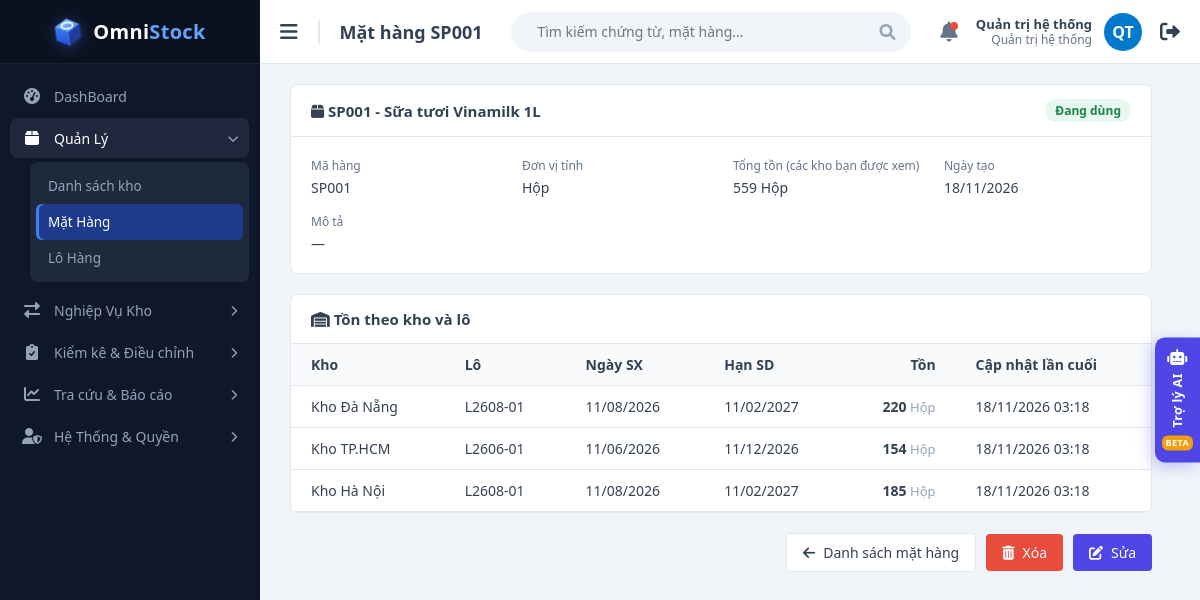
Screenshot of /views/item_detail.php?id=1 (signed in) with the database file from the repository.
### tables this page shows
CREATE TABLE items (
  id          INT UNSIGNED AUTO_INCREMENT PRIMARY KEY,
  sku         VARCHAR(30)  NOT NULL,                 
  name        VARCHAR(150) NOT NULL,
  unit        VARCHAR(20)  NOT NULL,                 
  description VARCHAR(255) NULL,
  is_active   TINYINT(1)   NOT NULL DEFAULT 1,
  created_at  DATETIME     NOT NULL DEFAULT CURRENT_TIMESTAMP,
   
  name_key    VARCHAR(150) AS (LOWER(name)) PERSISTENT,
  UNIQUE KEY uq_items_sku (sku),
  UNIQUE KEY uq_items_name (name_key)
);

CREATE TABLE users (
  id             INT UNSIGNED AUTO_INCREMENT PRIMARY KEY,
  username       VARCHAR(50)  NOT NULL,
  password_hash  VARCHAR(255) NOT NULL,              
  full_name      VARCHAR(100) NOT NULL,
  email          VARCHAR(100) NULL,
   
  role           ENUM('ADMIN','MANAGER','STAFF') NOT NULL DEFAULT 'STAFF',
  is_active      TINYINT(1)   NOT NULL DEFAULT 1,      
   
  must_change_password TINYINT(1) NOT NULL DEFAULT 0,
  last_login_at  DATETIME     NULL,
  created_at     DATETIME     NOT NULL DEFAULT CURRENT_TIMESTAMP,
  updated_at     DATETIME     NOT NULL DEFAULT CURRENT_TIMESTAMP ON UPDATE CURRENT_TIMESTAMP,
  UNIQUE KEY uq_users_username (username),
  UNIQUE KEY uq_users_email (email)
);

CREATE TABLE stocks (
  id            INT UNSIGNED AUTO_INCREMENT PRIMARY KEY,
  warehouse_id  INT UNSIGNED  NOT NULL,
  item_id       INT UNSIGNED  NOT NULL,
  batch_id      INT UNSIGNED  NOT NULL,
  quantity      DECIMAL(15,3) NOT NULL DEFAULT 0,    
   
   
  reserved      DECIMAL(15,3) NOT NULL DEFAULT 0,
  updated_at    DATETIME      NOT NULL DEFAULT CURRENT_TIMESTAMP ON UPDATE CURRENT_TIMESTAMP,
  UNIQUE KEY uq_stocks (warehouse_id, item_id, batch_id),    
  KEY idx_stocks_item (item_id),
  CONSTRAINT fk_stocks_wh    FOREIGN KEY (warehouse_id)      REFERENCES warehouses(id),
  CONSTRAINT fk_stocks_item  FOREIGN KEY (item_id)           REFERENCES items(id),
  CONSTRAINT fk_stocks_batch FOREIGN KEY (batch_id, item_id) REFERENCES batches(id, item_id),
  CONSTRAINT ck_stocks_non_negative CHECK (quantity >= 0),   
   
  CONSTRAINT ck_stocks_reserved CHECK (reserved >= 0 AND reserved <= quantity)
);

CREATE TABLE warehouses (
  id          INT UNSIGNED AUTO_INCREMENT PRIMARY KEY,
  code        VARCHAR(20)  NOT NULL,
  name        VARCHAR(100) NOT NULL,
  address     VARCHAR(255) NULL,
  is_active   TINYINT(1)   NOT NULL DEFAULT 1,
   
  is_transit  TINYINT(1)   NOT NULL DEFAULT 0,
  created_at  DATETIME     NOT NULL DEFAULT CURRENT_TIMESTAMP,
   
   
  name_key    VARCHAR(100) AS (LOWER(name)) PERSISTENT,
  UNIQUE KEY uq_warehouses_code (code),
  UNIQUE KEY uq_warehouses_name (name_key)
);

CREATE TABLE batches (
  id            INT UNSIGNED AUTO_INCREMENT PRIMARY KEY,
  item_id       INT UNSIGNED NOT NULL,
  batch_no      VARCHAR(50)  NOT NULL,               
  mfg_date      DATE NULL,                           
  expiry_date   DATE NULL,                           
  created_at    DATETIME     NOT NULL DEFAULT CURRENT_TIMESTAMP,
  UNIQUE KEY uq_batches_item_no (item_id, batch_no),
   
  UNIQUE KEY uq_batches_id_item (id, item_id),
  KEY idx_batches_expiry (expiry_date),
  CONSTRAINT fk_batches_item FOREIGN KEY (item_id) REFERENCES items(id),
  CONSTRAINT ck_batches_dates CHECK (mfg_date IS NULL OR expiry_date IS NULL OR expiry_date > mfg_date)
);

### views/item_detail.php (the view, shortened to what the rows shown need)
<?php
require_once __DIR__ . '/../functions/db_connection.php';
require_once __DIR__ . '/../functions/helpers.php';
require_once __DIR__ . '/../functions/auth.php';
require_once __DIR__ . '/../functions/item_functions.php';
$user   = requireLogin('../');
$itemId = (int) ($_GET['id'] ?? 0);
$item       = null;
$stock      = [];
try {
    $pdo   = getDbConnection();
    $item  = getItem($pdo, $itemId);
    if ($item === null) {
        http_response_code(404);
        $dbError = 'Không tìm thấy mặt hàng.';
    } else {
        $stock = getItemStock($pdo, $itemId, $user['warehouses']);
    }
} catch (PDOException $e) {
    $dbError = 'Không thể tải dữ liệu: ' . $e->getMessage();
}
$total     = array_sum(array_map(fn ($row) => (float) $row['quantity'], $stock));
$canManage = isManager($user);
$pageTitle  = $item ? 'Mặt hàng ' . $item['sku'] : 'Mặt hàng';
$basePath   = '../';
require __DIR__ . '/layout/header.php';
?>
            <?php if ($item): ?>
                <div class="panel">
                    <div class="panel-header">
                        <h3><i class="fas fa-box"></i> <?= e($item['sku'] . ' - ' . $item['name']) ?></h3>
                        <span class="badge <?= $item['is_active'] ? 'badge-active' : 'badge-inactive' ?>"><?= $item['is_active'] ? 'Đang dùng' : 'Ngừng dùng' ?></span>
                    </div>
                    <dl class="detail-grid">
                        <div><dt>Mã hàng</dt><dd><?= e($item['sku']) ?></dd></div>
                        <div><dt>Đơn vị tính</dt><dd><?= e($item['unit']) ?></dd></div>
                        <div><dt>Tổng tồn (các kho bạn được xem)</dt><dd><?= formatQty($total) ?> <?= e($item['unit']) ?></dd></div>
                        <div><dt>Ngày tạo</dt><dd><?= e(date('d/m/Y', strtotime($item['created_at']))) ?></dd></div>
                        <div class="span-2"><dt>Mô tả</dt><dd><?= $item['description'] !== null ? e($item['description']) : '—' ?></dd></div>
                    </dl>
                </div>
                <div class="panel" style="margin-top: 20px;">
                    <div class="panel-header"><h3><i class="fas fa-warehouse"></i> Tồn theo kho và lô</h3></div>
                    <div class="table-container" style="border: none; border-radius: 0;">
                        <table class="nowrap-table">
                            <thead>
                                <tr>
                                    <th>Kho</th>
                                    <th>Lô</th>
                                    <th>Ngày SX</th>
                                    <th>Hạn SD</th>
                                    <th class="text-right">Tồn</th>
                                    <th>Cập nhật lần cuối</th>
                                </tr>
                            </thead>
                            <tbody>
                                <?php foreach ($stock as $row): ?>
                                    <tr>
                                        <td><?= e($row['warehouse_name']) ?></td>
                                        <td><?= e($row['batch_no']) ?></td>
                                        <td><?= $row['mfg_date'] ? formatDate($row['mfg_date']) : '—' ?></td>
                                        <td>
                                            <?= $row['expiry_date'] ? formatDate($row['expiry_date']) : '—' ?>
                                        </td>
                                        <td class="text-right"><strong><?= formatQty($row['quantity']) ?></strong> <span class="muted"><?= e($item['unit']) ?></span></td>
                                        <td><?= e(date('d/m/Y H:i', strtotime($row['updated_at']))) ?></td>
                                    </tr>
                                <?php endforeach; ?>
                            </tbody>
                        </table>
                    </div>
                </div>
                <div class="form-actions">
                    <a class="btn btn-light" href="item_list.php"><i class="fas fa-arrow-left"></i> Danh sách mặt hàng</a>
                    <?php if ($canManage): ?>
                        <form method="post" action="../handle/item_process.php">
                            <?php if ($item['is_active']): ?>
                                <button class="btn btn-danger" type="submit" name="action" value="delete" data-confirm-ok="Xóa"
                                        data-confirm="Xóa mặt hàng <?= e($item['sku'] . ' - ' . $item['name']) ?>? Nếu đã có lịch sử nhập / xuất, mặt hàng sẽ được chuyển sang ngừng dùng."><i class="fas fa-trash-alt"></i> Xóa</button>
                            <?php else: ?>
                                <button class="btn btn-import" type="submit" name="action" value="restore"><i class="fas fa-undo"></i> Dùng lại</button>
                            <?php endif; ?>
                        </form>
                        <?php $fill = ['action' => 'update', 'id' => (int) $item['id'], 'sku' => $item['sku'], 'name' => $item['name'], 'unit' => $item['unit'], 'description' => $item['description'] ?? '']; ?>
                        <button class="btn btn-primary" type="button" data-modal-open="itemModal" data-modal-title="Sửa mặt hàng <?= e($item['sku']) ?>"
                                data-fill="<?= e(json_encode($fill, JSON_UNESCAPED_UNICODE)) ?>"><i class="fas fa-edit"></i> Sửa</button>
                    <?php endif; ?>
                </div>
            <?php else: ?>
                <a class="btn btn-light" href="item_list.php" style="display: inline-flex;"><i class="fas fa-arrow-left"></i> Danh sách mặt hàng</a>
            <?php endif; ?>
<?php require __DIR__ . '/layout/footer.php'; ?>

### views/layout/header.php (shortened to what the rows shown need)
<!DOCTYPE html>
<html lang="vi">
<head>
    <link href="https://cdnjs.cloudflare.com/ajax/libs/font-awesome/6.0.0/css/all.min.css" rel="stylesheet">
    <link href="<?= e(asset($basePath, 'css/style.css')) ?>" rel="stylesheet">
</head>
<body>
    <div class="main-content">
        <div class="top-navbar">
            <div class="nav-left">
                <button class="toggle-btn" id="toggleBtn"><i class="fas fa-bars"></i></button>
                <h2 class="page-title-nav"><?= e($pageTitle) ?></h2>
            </div>
            <div class="nav-right">
                <a class="user-link" href="<?= $basePath ?>views/change_password.php" title="<?= e($user['username']) ?> · Đổi mật khẩu">
                    <div class="user-info">
                        <strong><?= e($user['full_name']) ?></strong>
                        <span><?= e(roleLabel($user['role'])) ?></span>
                    </div>
                    <div class="avatar"><?= e(userInitials($user['full_name'])) ?></div>
                </a>
            </div>
        </div>
        <div class="content-body">

### rows the page displays
items: sku "Mặt hàng SP001", sku+name "SP001 - Sữa tươi Vinamilk 1L", sku "SP001", unit "Hộp", created_at "18/11/2026"
users: full_name "Quản trị hệ thống", role "Quản trị hệ thống", full_name "QT"
stocks: warehouse.name "Kho Đà Nẵng", batch.batch_no "L2608-01", batch.mfg_date "11/08/2026", batch.expiry_date "11/02/2027", quantity "220", item.unit "Hộp", updated_at "18/11/2026 03:18"
stocks: warehouse.name "Kho TP.HCM", batch.batch_no "L2606-01", batch.mfg_date "11/06/2026", batch.expiry_date "11/12/2026", quantity "154", item.unit "Hộp", updated_at "18/11/2026 03:18"
stocks: warehouse.name "Kho Hà Nội", batch.batch_no "L2608-01", batch.mfg_date "11/08/2026", batch.expiry_date "11/02/2027", quantity "185", item.unit "Hộp", updated_at "18/11/2026 03:18"

### other values shown
$menuGroup['label'] "Quản Lý"
$menuLabel "Danh sách kho"
$menuLabel "Mặt Hàng"
$menuLabel "Lô Hàng"
$menuGroup['label'] "Nghiệp Vụ Kho"
$menuGroup['label'] "Kiểm kê & Điều chỉnh"
$menuGroup['label'] "Tra cứu & Báo cáo"
$menuGroup['label'] "Hệ Thống & Quyền"
formatQty($total) "559"
